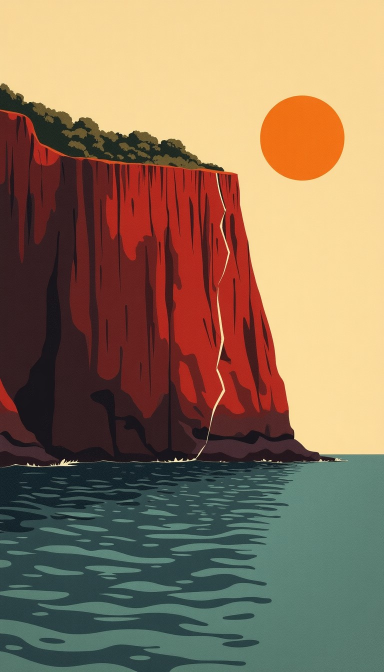
#> input picture docs/plans/reel-prototype/varkala_ill/img_0.png, 768 x 1344 px, found by its file name (shown at 1/2 size); its folder holds 4 pictures in this run
$ python assemble_illustrated.py varkala_ill/img_0.png
#> lines starting #> are read from the running program, lines starting #| are printed output that depends on the picture
"""Assemble the illustrated Varkala reel: 6 style-A conceptual illustrations as beat
frames + a fixed SIGNATURE SIGN-OFF card as the final frame, voiced in Anil's cloned
voice, muxed by the existing reel pipeline. Saves to prod DB (kind='illustrated') for
preview. Does NOT post.
"""
import sys
from pathlib import Path
from PIL import Image, ImageDraw

sys.path.insert(0, "/home/jarvis/thelivu")
from publishing.slides import SERIF_BOLD, MONO, MONO_BOLD, PALETTE, _font
_ML_FONT = "/usr/share/fonts/truetype/noto/NotoSerifMalayalam-Bold.ttf"
import publishing.reel as reel
from publishing.reel import _draw_emph_block, W, H, parse_script
from publishing.make_reel import _build_caption
import shared.db as db

ILL = Path("/tmp/claude-1000/-home-jarvis/7bcbbf6e-3847-49fd-bf65-487d4effd64a/scratchpad/varkala_ill")
imgs = [Image.open(ILL / f"img_{i}.png").convert("RGB") for i in range(6)]
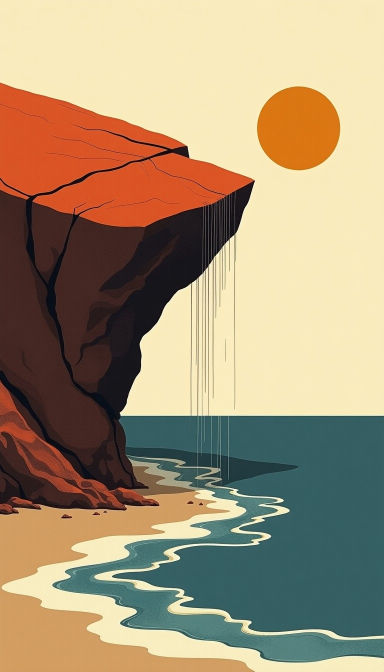
#> input picture docs/plans/reel-prototype/varkala_ill/img_1.png, 768 x 1344 px, found by its file name (shown at 1/2 size)
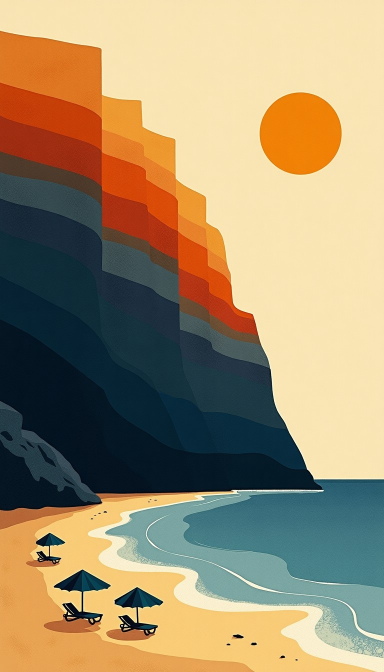
#> input picture docs/plans/reel-prototype/varkala_ill/img_2.png, 768 x 1344 px, found by its file name (shown at 1/2 size)
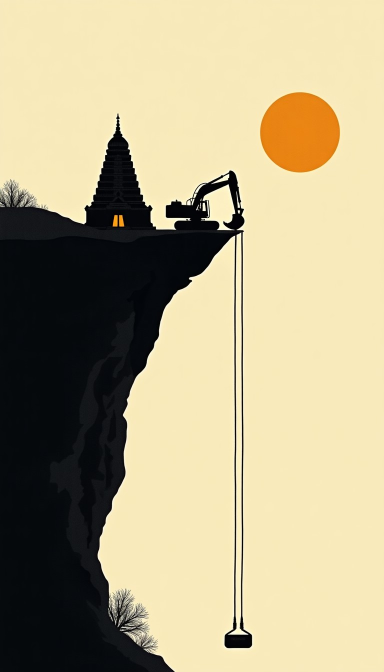
#> input picture docs/plans/reel-prototype/varkala_ill/img_3.png, 768 x 1344 px, found by its file name (shown at 1/2 size)
#> (the run stopped early here; a loop or call above may not have finished)
